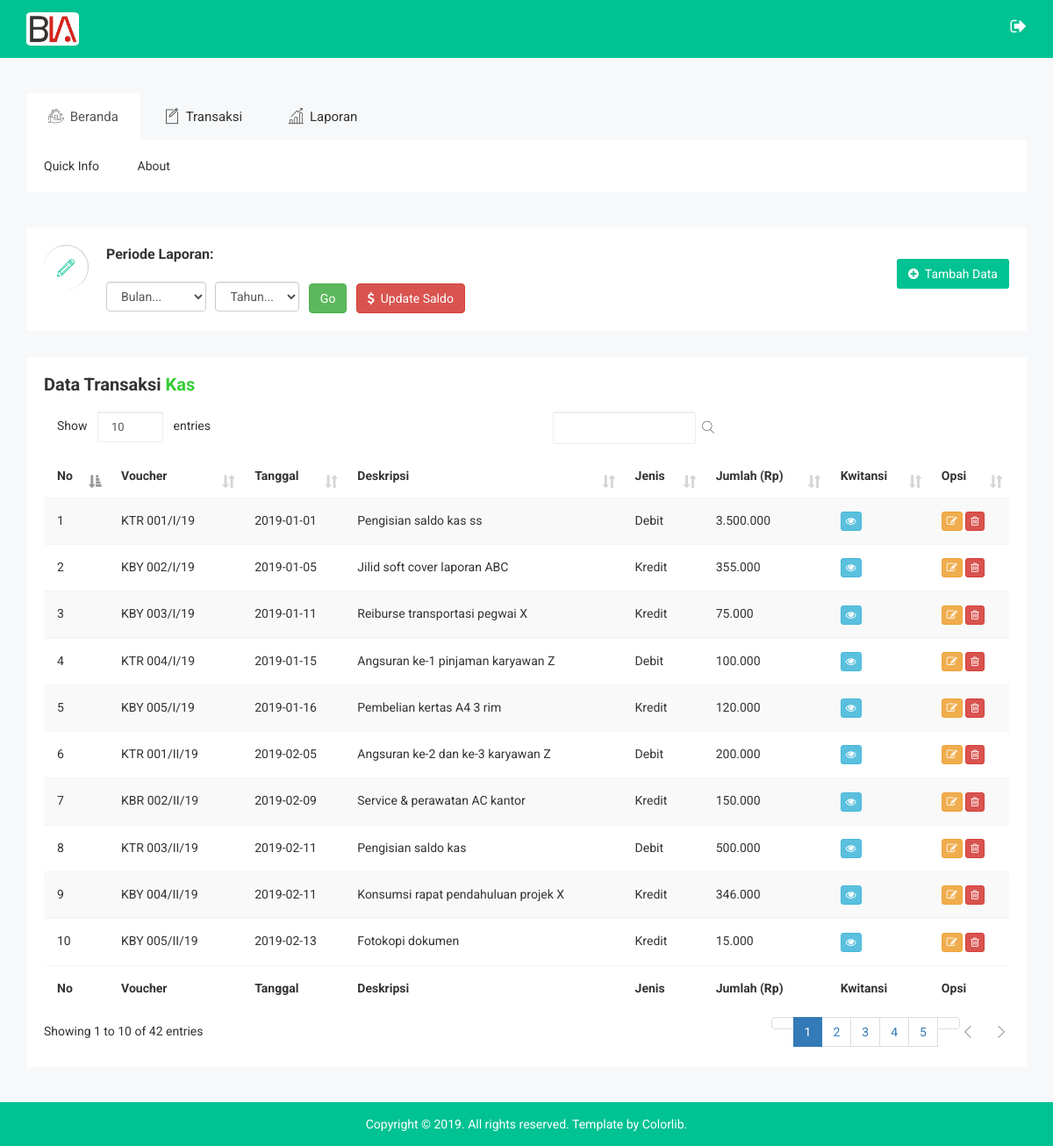
The app's page /views/admin/index.php?page=kas (signed in) with its own data.
### tables this page shows
CREATE TABLE `tb_transaksi` (
  `id_transaksi` varchar(13) NOT NULL,
  `no_voucher` varchar(15) NOT NULL,
  `tanggal` date NOT NULL,
  `deskripsi` varchar(150) NOT NULL,
  `jenis` varchar(6) NOT NULL,
  `jumlah` int(10) NOT NULL,
  `lokasi_dana` varchar(12) NOT NULL,
  `kwitansi_pendukung` varchar(150) DEFAULT NULL
);

### models/admin/m_kas.php (called while the page is built, shortened)
<?php
class Kas
{
    private $mysqli;
    function __construct($conn)
    {
        $this->mysqli = $conn;
        $this->periodeBulan = '';
        $this->periodeTahun = '';
    }
    public function tampil($id = null)
    {
        $db = $this->mysqli->conn;
        $sql = "SELECT * FROM tb_transaksi";
        if ($id == null) {
            $sql .= " WHERE lokasi_dana = 'Kas'";
        } else if ($id != null) {
            $sql .= " WHERE id_transaksi = '$id' ";
        }
        $sql .= " ORDER BY tanggal asc ";
        $query = $db->query($sql) or die ($db->error);
        return $query;
    }
}
?>

### views/admin/kas.php (the view, shortened to what this page needs)
<?php
include "../../models/admin/m_kas.php";
$kas = new Kas($connection);
if (@$_GET['act'] == '') {
    ?>
    <div class="breadcomb-area">
        <div class="container">
            <div class="row">
                <div class="col-lg-12 col-md-12 col-sm-12 col-xs-12">
                    <div class="breadcomb-list">
                        <div class="row">
                            <div class="col-lg-10 col-md-10 col-sm-10 col-xs-12">
                                <div class="breadcomb-wp">
                                    <div class="breadcomb-icon">
                                        <i class="notika-icon notika-draft"></i>
                                    </div>
                                    <div class="breadcomb-ctn">
                                        <p style="font-size: 16px"><strong>Periode Laporan:</strong></p><br />
                                        <div class="row">
                                            <div class="col-md-12">
                                                <form name="kas_show_by" action="" method="get" class="form-custom">
                                                    <select name="periode_bulan" id="periode_bulan"
                                                            class="form-control form-control-custom" required>
                                                        <option value="">Bulan...</option>
                                                    </select>&nbsp;&nbsp;
                                                    <select name="periode_tahun" id="periode_tahun"
                                                            class="form-control form-control-custom" required>
                                                        <option value="">Tahun...</option>
                                                    </select>&nbsp;&nbsp;
                                                    <button type="submit" class="btn btn-success" name="go">Go</button>
                                                </form>&nbsp;
                                                <form action="" method="POST" class="form-custom">
                                                    <button type="submit" data-placement="left" title="Update Saldo"
                                                            class="btn btn-danger" name="update_saldo"><i
                                                                class="fa fa-dollar"></i>&nbsp;&nbsp;Update Saldo
                                                    </button>
                                                </form>
                                            </div>
                                        </div>
                                    </div>
                                </div>
                            </div>
                            <div class="col-lg-2 col-md-2 col-sm-2 col-xs-3">
                                <div class="breadcomb-report">
                                    <button type="button" data-placement="left" title="Tambah Data"
                                            class="btn breadcomb-report" data-toggle="modal" data-target="#tambah"><i
                                                class="fa fa-plus-circle"></i>&nbsp;&nbsp;Tambah Data
                                    </button>
                                </div>
                            </div>
                        </div>
                    </div>
                </div>
            </div>
        </div>
    </div>
    <div class="data-table-area">
        <div class="container">
            <div class="row">
                <div class="col-lg-12 col-md-12 col-sm-12 col-xs-12">
                    <div class="data-table-list">
                        <div class="basic-tb-hd">
                            <h2>Data Transaksi <font color=#33cc33>Kas</font></h2>
                        </div>
                        <div class="table-responsive">
                            <table id="datatables" class="table table-striped table-hover">
                                <thead>
                                <tr>
                                    <th>No</th>
                                    <th>Voucher</th>
                                    <th>Tanggal</th>
                                    <th>Deskripsi</th>
                                    <th>Jenis</th>
                                    <th>Jumlah (Rp)</th>
                                    <th>Kwitansi</th>
                                    <th>Opsi</th>
                                </tr>
                                </thead>
                                <tbody>
                                <?php
                                $no = 1;
                                $tampil = $kas->tampil();
                                while ($data = $tampil->fetch_object()) {
                                    ?>
                                    <tr>
                                        <td><?php echo $no++; ?></td>
                                        <td><?php echo $data->no_voucher; ?></td>
                                        <td><?php echo $data->tanggal; ?></td>
                                        <td><?php echo $data->deskripsi; ?></td>
                                        <td><?php echo $data->jenis; ?></td>
                                        <td><?php echo number_format($data->jumlah, 0, ",", "."); ?></td>
                                        <td>
                                            <?php
                                            $ganti_id = str_replace("/", "", $data->id_transaksi);
                                            ?>
                                            <button type="button" title="Lihat kwitansi" class="btn btn-info btn-xs"
                                                    data-toggle="modal"
                                                    data-target="#lihatkwitansi<?php echo $ganti_id; ?>"><i
                                                        class="fa fa-eye"></i></button>
                                        </td>
                                        <td>
                                            <a id="edit_kas" data-toggle="modal" data-target="#edit"
                                               data-id_transaksi="<?php echo $data->id_transaksi; ?>"
                                               data-no_voucher="<?php echo $data->no_voucher; ?>"
                                               data-tanggal="<?php echo $data->tanggal; ?>"
                                               data-deskripsi="<?php echo $data->deskripsi; ?>"
                                               data-jenis="<?php echo $data->jenis; ?>"
                                               data-jumlah="<?php echo $data->jumlah; ?>"
                                               data-lokasi_dana="<?php echo $data->lokasi_dana; ?>"
                                               data-kwitansi_pendukung="<?php echo $data->kwitansi_pendukung; ?>">
                                                <button class="btn btn-warning btn-xs" title="Edit data"><i
                                                            class="fa fa-edit"></i></button>
                                            </a>
                                            <a href="?page=kas&act=del&id=<?php echo $data->id_transaksi; ?>"
                                               onclick="return confirm('Hapus transaksi <?php echo $data->no_voucher; ?>?')">
                                                <button class="btn btn-danger btn-xs" title="Hapus data"><i
                                                            class="fa fa-trash-o"></i></button>
                                            </a>
                                        </td>
                                    </tr>
                                <?php } ?>
                                </tbody>
                                <tfoot>
                                <tr>
                                    <th>No</th>
                                    <th>Voucher</th>
                                    <th>Tanggal</th>
                                    <th>Deskripsi</th>
                                    <th>Jenis</th>
                                    <th>Jumlah (Rp)</th>
                                    <th>Kwitansi</th>
                                    <th>Opsi</th>
                                </tr>
                                </tfoot>
                            </table>
                        </div>
                    </div>
                </div>
            </div>
        </div>
    </div>
    <?php
} else if (@$_GET['act'] == 'del') {
    $kwitansi_awal = $kas->tampil($_GET['id'])->fetch_object()->kwitansi_pendukung;
    unlink("../../assets/img/kwitansi/" . $kwitansi_awal);
    $kas->hapus($_GET['id']);
    header("location: ?page=kas");
    echo $_GET['id'];
}
?>

### views/admin/index.php (shortened to what this page needs)
<?php
require_once('../../config/+koneksi.php');
$connection = new Database($host, $user, $pass, $database);
?>
<!doctype html>
<html class="no-js" lang="">
<head>
    <link rel="stylesheet" href="../../assets/css/bootstrap.min.css">
    <link rel="stylesheet" href="../../assets/dataTables/datatables.min.css">
    <link rel="stylesheet" href="../../assets/css/font-awesome.min.css">
    <link rel="stylesheet" href="../../assets/css/owl.carousel.css">
    <link rel="stylesheet" href="../../assets/css/owl.theme.css">
    <link rel="stylesheet" href="../../assets/css/owl.transitions.css">
    <link rel="stylesheet" href="../../assets/css/meanmenu/meanmenu.min.css">
    <link rel="stylesheet" href="../../assets/css/animate.css">
    <link rel="stylesheet" href="../../assets/css/normalize.css">
    <link rel="stylesheet" href="../../assets/css/scrollbar/jquery.mCustomScrollbar.min.css">
    <link rel="stylesheet" href="../../assets/css/jvectormap/jquery-jvectormap-2.0.3.css">
    <link rel="stylesheet" href="../../assets/css/notika-custom-icon.css">
    <link rel="stylesheet" href="../../assets/css/wave/waves.min.css">
    <link rel="stylesheet" href="../../assets/css/main.css">
    <link rel="stylesheet" href="../../assets/style.css">
    <link rel="stylesheet" href="../../assets/css/responsive.css">
</head>
<body>
<div class="header-top-area">
    <div class="container">
        <div class="row">
            <div class="col-lg-4 col-md-4 col-sm-12 col-xs-12">
                <div class="logo-area">
                    <a href="#"><img src="../../assets/img/logo/logo.png" width="60" style="border-radius: 10%" alt=""/></a>
                </div>
            </div>
            <div class="col-lg-8 col-md-8 col-sm-12 col-xs-12">
                <div class="header-top-menu">
                    <ul class="nav navbar-nav notika-top-nav">
                        <li class="nav-item">
                            <a href="logout.php" onclick="return confirm('Logout dari Aplikasi?')">
                                <i class="fa fa-sign-out" data-toggle="tooltip" data-placement="left" title="Logout"></i>
                            </a>
                        </li>
                    </ul>
                </div>
            </div>
        </div>
    </div>
</div>
<div class="main-menu-area mg-tb-40">
    <div class="container">
        <div class="row">
            <div class="col-lg-12 col-md-12 col-sm-12 col-xs-12">
                <ul class="nav nav-tabs notika-menu-wrap menu-it-icon-pro">
                    <li class="active"><a data-toggle="tab" href="#Home"><i class="notika-icon notika-house"></i>
                            Beranda</a>
                    </li>
                    <li><a data-toggle="tab" href="#mailbox"><i class="notika-icon notika-edit"></i> Transaksi</a>
                    </li>
                    <li><a data-toggle="tab" href="#Interface"><i class="notika-icon notika-bar-chart"></i> Laporan</a>
                    </li>
                </ul>
                <div class="tab-content custom-menu-content">
                    <div id="Home" class="tab-pane in active notika-tab-menu-bg animated flipInX">
                        <ul class="notika-main-menu-dropdown">
                            <li><a href="?page=quick_info">Quick Info</a>
                            </li>
                            <li><a href="?page=about">About</a>
                            </li>
                        </ul>
                    </div>
                </div>
            </div>
        </div>
    </div>
</div>
<?php
if (@$_GET['page'] == 'quick_info' || @$_GET['page'] == '') {
    include "beranda.php";
} else if (@$_GET['page'] == 'about') {
    include "about.php";
} else if (@$_GET['page'] == 'kas') {
    include "kas.php";
} else if (@$_GET['page'] == 'bank_mandiri') {
    include "bank_mandiri.php";
} else if (@$_GET['page'] == 'bank_bni') {
    include "bank_bni.php";
} else if (@$_GET['page'] == 'laporan') {
    include "laporan.php";
}
?>
<div class="footer-copyright-area">
    <div class="container">
        <div class="row">
            <div class="col-lg-12 col-md-12 col-sm-12 col-xs-12">
                <div class="footer-copy-right">
                    <p>Copyright © 2019. All rights reserved. Template by <a href="https://colorlib.com">Colorlib</a>.
                    </p>
                </div>
            </div>
        </div>
    </div>
</div>
</body>
</html>

### assets/css/main.css (style rules this page uses)
html { color: #222; font-size: 1em; line-height: 1.4; }
audio, canvas, iframe, img, svg, video { vertical-align: middle; }

### views/admin/index.php (style rules this page uses)
.form-control.form-control-custom { display: inline !important; width: unset !important; }
.form-custom { display: inline !important; }

### records on screen
tb_transaksi: no_voucher "KTR 001/I/19", tanggal "2019-01-01", deskripsi "Pengisian saldo kas ss", jenis "Debit", jumlah "3.500.000"
tb_transaksi: no_voucher "KBY 002/I/19", tanggal "2019-01-05", deskripsi "Jilid soft cover laporan ABC", jenis "Kredit", jumlah "355.000"
tb_transaksi: no_voucher "KBY 003/I/19", tanggal "2019-01-11", deskripsi "Reiburse transportasi pegwai X", jenis "Kredit", jumlah "75.000"
tb_transaksi: no_voucher "KTR 004/I/19", tanggal "2019-01-15", deskripsi "Angsuran ke-1 pinjaman karyawan Z", jenis "Debit", jumlah "100.000"
tb_transaksi: no_voucher "KBY 005/I/19", tanggal "2019-01-16", deskripsi "Pembelian kertas A4 3 rim", jenis "Kredit", jumlah "120.000"
tb_transaksi: no_voucher "KTR 001/II/19", tanggal "2019-02-05", deskripsi "Angsuran ke-2 dan ke-3 karyawan Z", jenis "Debit", jumlah "200.000"
tb_transaksi: no_voucher "KBR 002/II/19", tanggal "2019-02-09", deskripsi "Service & perawatan AC kantor", jenis "Kredit", jumlah "150.000"
tb_transaksi: no_voucher "KTR 003/II/19", tanggal "2019-02-11", deskripsi "Pengisian saldo kas", jenis "Debit", jumlah "500.000"
tb_transaksi: no_voucher "KBY 004/II/19", tanggal "2019-02-11", deskripsi "Konsumsi rapat pendahuluan projek X", jenis "Kredit", jumlah "346.000"
tb_transaksi: no_voucher "KBY 005/II/19", tanggal "2019-02-13", deskripsi "Fotokopi dokumen", jenis "Kredit", jumlah "15.000"
